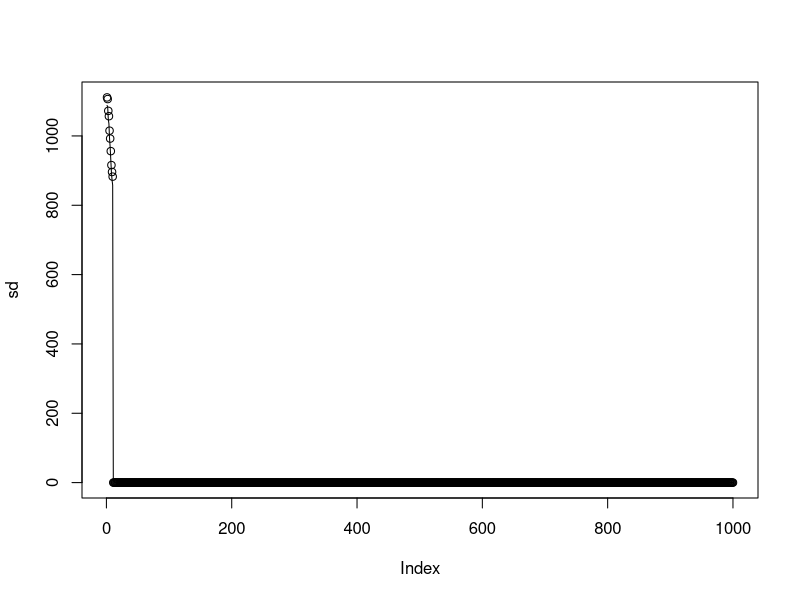

Recreate this plot in R.
# Cai, Jian-Feng, Emmanuel J. Candès, and Zuowei Shen. "A singular value thresholding algorithm for matrix completion." SIAM Journal on Optimization 20.4 (2010): 1956-1982.

## WARNING sketchy prototype ahead...

library(Matrix)
library(irlba)
svt = function(M,  delta=1.2, epsilon=1e-3, tau=5 * nrow(M), kmax=200)
{
  F = norm(M, type="F")
  dp = diff(M@p)
  idx = cbind(M@i + 1, rep(seq_along(dp), dp)) # the non-zero indices
  k0 = max(floor(tau / (delta * irlba(M, 1)$d)), 1)
  Y = k0 * delta * M
  r = 0
  err = sqrt(drop(crossprod(M[idx])))
  for(k in seq(1, kmax))
  {
    S = NULL
    s = r + 1
    dmin = tau + 1
    while(dmin > tau)
    {
      S = irlba(Y, nv=s, v=S)
      dmin = min(S$d)
      s = s + 5
    }
    r = max(which(S$d > tau), 1)
cat(k, s, r, err, "\n") # debug
    X = S$u %*% ((S$d - tau) * t(S$v))
    err = sqrt(drop(crossprod(M[idx] - X[idx]))) / F
    if(err < epsilon) break
    Y[idx] = Y[idx] + delta * (M[idx] - X[idx])
  }
  list(X=X, err=err, k=k)
}

# EXAMPLE
set.seed(1)
r = 10
n = 1000
Mtrue = matrix(rnorm(n * r), n) %*% matrix(rnorm(n * r), r)
p = 0.1 * n * n
i = sample(n, p, replace=TRUE)
j = sample(n, p, replace=TRUE)
M = sparseMatrix(i=i, j=j, x=Mtrue[cbind(i, j)], dims=c(n, n), use.last.ij=TRUE)

x = svt(M)
cat("Relative error ||X - Mtrue||_F / ||Mtrue||_F :\n")
print(norm(Mtrue - x$X, "F") / norm(Mtrue, "F"))
sd = svd(Mtrue)$d
xd = svd(x$X)$d

plot(sd)
lines(xd)
